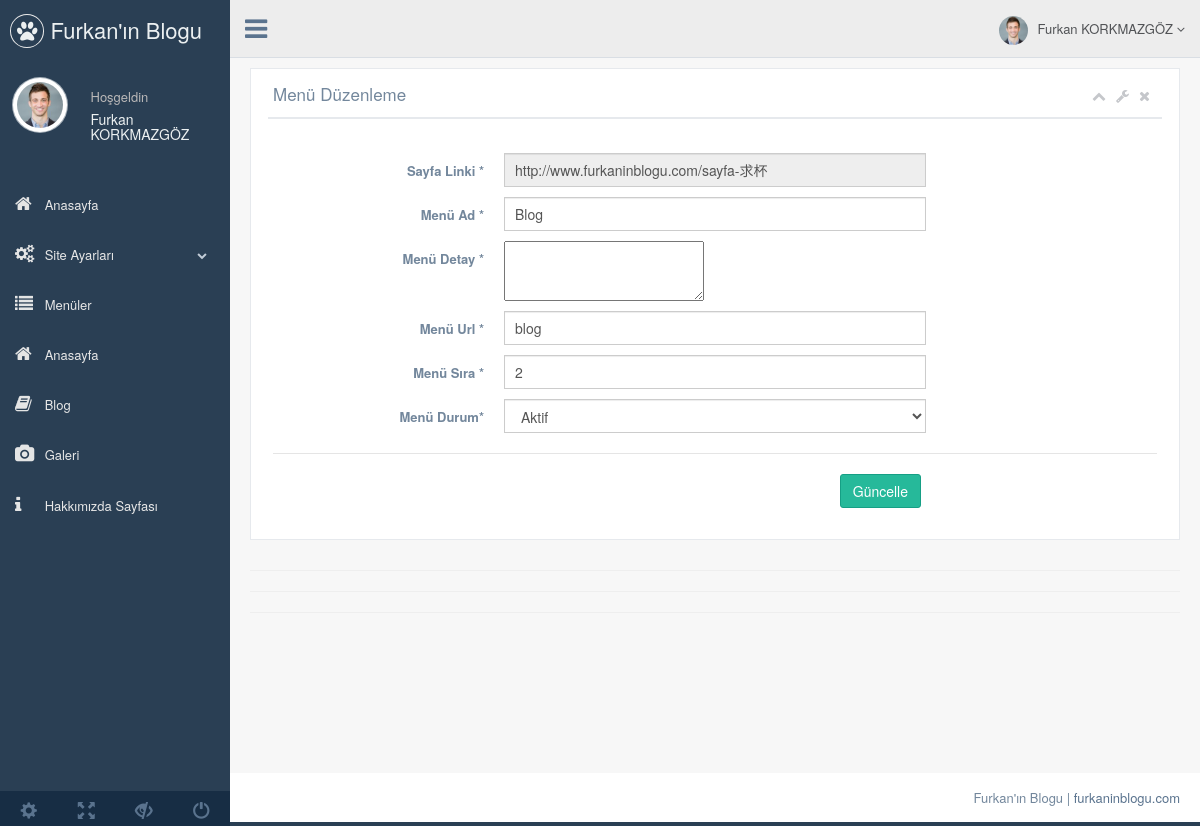
Screenshot of /nedmin/production/menu-duzenle.php?menu_id=1 (signed in) with the database file from the repository.
### tables this page shows
CREATE TABLE `kullanici` (
  `kullanici_id` int(11) NOT NULL,
  `kullanici_zaman` datetime NOT NULL,
  `kullanici_resim` int(11) NOT NULL,
  `kullanici_adsoyad` varchar(50) NOT NULL,
  `kullanici_mail` varchar(50) NOT NULL,
  `kullanici_password` varchar(20) NOT NULL,
  `kullanici_yetki` varchar(50) NOT NULL,
  `kullanici_durum` int(1) NOT NULL DEFAULT '1'
);

CREATE TABLE `ayar` (
  `ayar_id` int(11) NOT NULL,
  `ayar_logo` varchar(250) NOT NULL,
  `ayar_url` varchar(50) NOT NULL,
  `ayar_title` varchar(250) NOT NULL,
  `ayar_description` varchar(250) NOT NULL,
  `ayar_author` varchar(50) NOT NULL,
  `ayar_tel` varchar(50) NOT NULL,
  `ayar_gsm` varchar(50) NOT NULL,
  `ayar_mail` varchar(50) NOT NULL,
  `ayar_facebook` varchar(50) NOT NULL,
  `ayar_google` varchar(50) NOT NULL,
  `ayar_youtube` varchar(50) NOT NULL,
  `ayar_instagram` varchar(50) NOT NULL,
  `ayar_twitter` varchar(50) NOT NULL
);

CREATE TABLE `menu` (
  `menu_id` int(11) NOT NULL,
  `menu_ust` varchar(50) NOT NULL,
  `menu_ad` varchar(100) NOT NULL,
  `menu_detay` text NOT NULL,
  `menu_url` varchar(250) NOT NULL,
  `menu_sira` int(2) NOT NULL,
  `menu_durum` enum('0','1') NOT NULL DEFAULT '1',
  `menu_seourl` varchar(250) NOT NULL
);

### nedmin/production/fonksiyon.php (called while the page is built, shortened)
<?php
function seo($str, $options = array())
{
    $str = mb_convert_encoding((string)$str, 'UTF-8', mb_list_encodings());
    $defaults = array(
        'delimiter' => '-',
        'limit' => null,
        'lowercase' => true,
        'replacements' => array(),
        'transliterate' => true
    );
    $options = array_merge($defaults, $options);
    $str = preg_replace(array_keys($options['replacements']), $options['replacements'], $str);
    if ($options['transliterate']) {
        $str = str_replace(array_keys($char_map), $char_map, $str);
    }
    $str = preg_replace('/[^\p{L}\p{Nd}]+/u', $options['delimiter'], $str);
    $str = preg_replace('/(' . preg_quote($options['delimiter'], '/') . '){2,}/', '$1', $str);
    $str = mb_substr($str, 0, ($options['limit'] ? $options['limit'] : mb_strlen($str, 'UTF-8')), 'UTF-8');
    $str = trim($str, $options['delimiter']);
    return $options['lowercase'] ? mb_strtolower($str, 'UTF-8') : $str;
}
?>

### nedmin/production/menu-duzenle.php (the view, shortened to what this page needs)
<?php
include 'header.php';
$menusor=$db->prepare("SELECT * FROM menu where menu_id=:id");
$menusor->execute(array(
  'id' => $_GET['menu_id']
  ));
$menucek=$menusor->fetch(PDO::FETCH_ASSOC);
?>
<div class="right_col" role="main">
  <div class="">
    <div class="row">
      <div class="col-md-12 col-sm-12 col-xs-12">
        <div class="x_panel">
          <div class="x_title">
            <h2>Menü Düzenleme </h2>
            <ul class="nav navbar-right panel_toolbox">
              <li><a class="collapse-link"><i class="fa fa-chevron-up"></i></a>
              </li>
              <li class="dropdown">
                <a href="#" class="dropdown-toggle" data-toggle="dropdown" role="button" aria-expanded="false"><i class="fa fa-wrench"></i></a>
              </li>
              <li><a class="close-link"><i class="fa fa-close"></i></a>
              </li>
            </ul>
            <div class="clearfix"></div>
          </div>
          <div class="x_content">
            <br />
            <form action="../netting/islem.php" method="POST" id="demo-form2" data-parsley-validate class="form-horizontal form-label-left">
              <div class="form-group">
                <label class="control-label col-md-3 col-sm-3 col-xs-12" for="first-name">Sayfa Linki <span class="required">*</span>
                </label>
                <div class="col-md-6 col-sm-6 col-xs-12">
                <input type="" id="first-name" name="kullanici_tc" disabled="" value="<?php echo $ayarcek['ayar_url'] ?>/sayfa-<?php echo seo($menucek['menu_ad']) ?>" required="required" class="form-control col-md-7 col-xs-12">
                </div>
              </div>
              <div class="form-group">
                <label class="control-label col-md-3 col-sm-3 col-xs-12" for="first-name">Menü Ad <span class="required">*</span>
                </label>
                <div class="col-md-6 col-sm-6 col-xs-12">
                  <input type="text" id="first-name" name="menu_ad" value="<?php echo $menucek['menu_ad'] ?>" required="required" class="form-control col-md-7 col-xs-12">
                </div>
              </div>
              <div class="form-group">
                <label class="control-label col-md-3 col-sm-3 col-xs-12" for="first-name">Menü Detay <span class="required">*</span>
                </label>
                <div class="col-md-6 col-sm-6 col-xs-12">
                  <textarea  class="ckeditor" id="editor1" name="menu_detay"><?php echo $menucek['menu_detay']; ?></textarea>
                </div>
              </div>
            <div class="form-group">
            <label class="control-label col-md-3 col-sm-3 col-xs-12" for="first-name">Menü Url <span class="required">*</span>
              </label>
              <div class="col-md-6 col-sm-6 col-xs-12">
                <input type="text" id="first-name" name="menu_url" value="<?php echo $menucek['menu_url'] ?>"  class="form-control col-md-7 col-xs-12">
              </div>
            </div>
            <div class="form-group">
                <label class="control-label col-md-3 col-sm-3 col-xs-12" for="first-name">Menü Sıra <span class="required">*</span>
                </label>
                <div class="col-md-6 col-sm-6 col-xs-12">
                  <input type="text" id="first-name" name="menu_sira" value="<?php echo $menucek['menu_sira'] ?>" required="required" class="form-control col-md-7 col-xs-12">
                </div>
              </div>
            <div class="form-group">
              <label class="control-label col-md-3 col-sm-3 col-xs-12" for="first-name">Menü Durum<span class="required">*</span>
              </label>
              <div class="col-md-6 col-sm-6 col-xs-12">
               <select id="heard" class="form-control" name="menu_durum" required>
                  <option value="1" <?php echo $menucek['menu_durum'] == '1' ? 'selected=""' : ''; ?>>Aktif</option>
                 </select>
               </div>
             </div>
             <div class="ln_solid"></div>
             <div class="form-group">
              <div align="right" class="col-md-6 col-sm-6 col-xs-12 col-md-offset-3">
                <button type="submit" name="menuduzenle" class="btn btn-success">Güncelle</button>
              </div>
            </div>
          </form>
        </div>
      </div>
    </div>
  </div>
  <hr>
  <hr>
  <hr>
</div>
</div>
<?php include 'footer.php'; ?>

### nedmin/production/header.php (shortened to what this page needs)
<?php
include '../netting/baglan.php';
include 'fonksiyon.php';
$ayarsor=$db->prepare("SELECT * FROM ayar where ayar_id=:id");
$ayarsor->execute(array(
  'id' => 1
));
$ayarcek=$ayarsor->fetch(PDO::FETCH_ASSOC);
$kullanicisor=$db->prepare("SELECT * FROM kullanici where kullanici_mail=:mail");
$kullanicisor->execute(array(
  'mail' => $_SESSION['kullanici_mail']
));
$kullanicicek=$kullanicisor->fetch(PDO::FETCH_ASSOC);
?>
<!DOCTYPE html>
<html lang="en">
<head>
  <link href="../vendors/bootstrap/dist/css/bootstrap.min.css" rel="stylesheet">
  <link href="../vendors/font-awesome/css/font-awesome.min.css" rel="stylesheet">
  <link href="../vendors/nprogress/nprogress.css" rel="stylesheet">
  <link href="../vendors/iCheck/skins/flat/green.css" rel="stylesheet">
  <link href="../vendors/datatables.net-bs/css/dataTables.bootstrap.min.css" rel="stylesheet">
  <link href="../vendors/datatables.net-buttons-bs/css/buttons.bootstrap.min.css" rel="stylesheet">
  <link href="../vendors/datatables.net-fixedheader-bs/css/fixedHeader.bootstrap.min.css" rel="stylesheet">
  <link href="../vendors/datatables.net-responsive-bs/css/responsive.bootstrap.min.css" rel="stylesheet">
  <link href="../vendors/datatables.net-scroller-bs/css/scroller.bootstrap.min.css" rel="stylesheet">
  <link href="../vendors/dropzone/dist/min/dropzone.min.css" rel="stylesheet">
  <link href="../build/css/custom.min.css" rel="stylesheet">
</head>
<body class="nav-md">
  <div class="container body">
    <div class="main_container">
      <div class="col-md-3 left_col">
        <div class="left_col scroll-view">
          <div class="navbar nav_title" style="border: 0;">
            <a href="index.php" class="site_title"><i class="fa fa-paw"></i> <span>Furkan'ın Blogu</span></a>
          </div>
          <div class="profile clearfix">
            <div class="profile_pic">
              <img src="images/img.jpg" alt="..." class="img-circle profile_img">
            </div>
            <div class="profile_info">
              <span>Hoşgeldin</span>
              <h2><?php echo $kullanicicek['kullanici_adsoyad'] ?></h2>
            </div>
          </div>
          <br />
          <div id="sidebar-menu" class="main_menu_side hidden-print main_menu">
            <div class="menu_section">
              <ul class="nav side-menu">
                <li><a href="index.php"><i class="fa fa-home"></i> Anasayfa </a></li>
                <li><a><i class="fa fa-cogs"></i> Site Ayarları <span class="fa fa-chevron-down"></span></a>
                </li>
                <li><a href="menu.php"><i class="fa fa-list"></i> Menüler </a></li>
                <li><a href="anasayfa.php"><i class="fa fa-home"></i> Anasayfa</a></li>
                <li><a href="blog.php"><i class="fa fa-book"></i> Blog</a></li>
                <li><a href="galeri.php"><i class="fa fa-camera"></i> Galeri</a></li>
                <li><a href="hakkimizda.php"><i class="fa fa-info"></i> Hakkımızda  Sayfası</a></li>
              </ul>
            </div>
          </div>
          <div class="sidebar-footer hidden-small">
            <a data-toggle="tooltip" data-placement="top" title="Settings">
              <span class="glyphicon glyphicon-cog" aria-hidden="true"></span>
            </a>
            <a data-toggle="tooltip" data-placement="top" title="FullScreen">
              <span class="glyphicon glyphicon-fullscreen" aria-hidden="true"></span>
            </a>
            <a data-toggle="tooltip" data-placement="top" title="Lock">
              <span class="glyphicon glyphicon-eye-close" aria-hidden="true"></span>
            </a>
            <a data-toggle="tooltip" data-placement="top" title="Logout">
              <span class="glyphicon glyphicon-off" aria-hidden="true"></span>
            </a>
          </div>
        </div>
      </div>
      <div class="top_nav">
        <div class="nav_menu">
          <nav>
            <div class="nav toggle">
              <a id="menu_toggle"><i class="fa fa-bars"></i></a>
            </div>
            <ul class="nav navbar-nav navbar-right">
              <li class="">
                <a href="javascript:;" class="user-profile dropdown-toggle" data-toggle="dropdown" aria-expanded="false">
                  <img src="images/img.jpg" alt=""><?php echo $kullanicicek['kullanici_adsoyad'] ?>
                  <span class=" fa fa-angle-down"></span>
                </a>
              </li>
            </ul>
          </nav>
        </div>
      </div>

### rows the page displays
kullanici: kullanici_adsoyad "Furkan KORKMAZGÖZ"
ayar: kullanici_tc "http://www.furkaninblogu.com/sayfa-求杯"
menu: menu_ad "Blog", menu_url "blog", menu_sira "2", menu_durum "Aktif"
